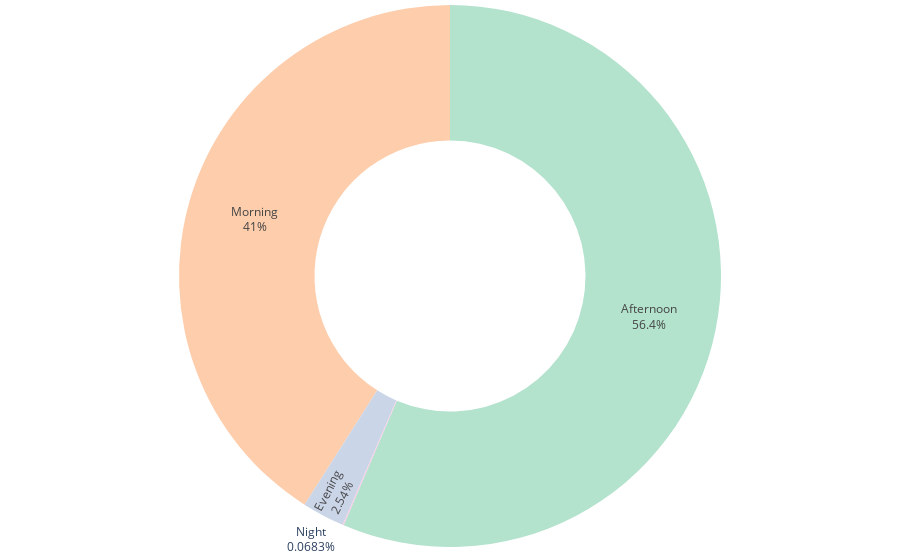

Source (notebook cell):
### Code cell
fig = go.Figure(data=[go.Pie(labels=['Afternoon','Morning','Evening','Night'],
                values=peakHours, textinfo='label+percent', marker=dict(colors=px.colors.qualitative.Pastel2), hole=.5)])
fig.update_layout(margin=dict(t=0, b=0, l=0, r=0), font=dict(size=12), showlegend=False)
fig.show()

### Figure 1 — Plotly figure (JSON) as saved in the notebook; plotly's stock layout.template omitted (floating-point values rounded to 4 significant figures)
{"data": [{"hole": 0.5, "labels": ["Afternoon", "Morning", "Evening", "Night"], "marker": {"colors": ["rgb(179,226,205)", "rgb(253,205,172)", "rgb(203,213,232)", "rgb(244,202,228)", "rgb(230,245,201)", "rgb(255,242,174)", "rgb(241,226,204)", "rgb(204,204,204)"]}, "textinfo": "label+percent", "type": "pie", "values": [11569, 8404, 520, 14]}], "layout": {"font": {"size": 12}, "margin": {"b": 0, "l": 0, "r": 0, "t": 0}, "showlegend": false}}
